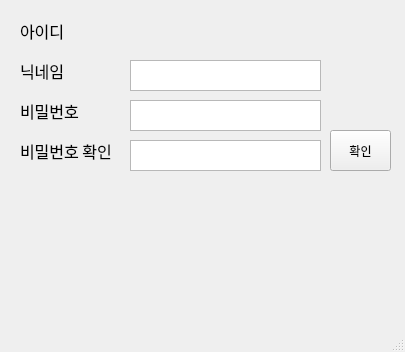
<?xml version="1.0" encoding="UTF-8"?>
<ui version="4.0">
 <class>MainWindow</class>
 <widget class="QMainWindow" name="MainWindow">
  <property name="geometry">
   <rect>
    <x>0</x>
    <y>0</y>
    <width>405</width>
    <height>352</height>
   </rect>
  </property>
  <property name="windowTitle">
   <string>MainWindow</string>
  </property>
  <widget class="QWidget" name="centralwidget">
   <widget class="QLabel" name="label_4">
    <property name="geometry">
     <rect>
      <x>20</x>
      <y>50</y>
      <width>71</width>
      <height>41</height>
     </rect>
    </property>
    <property name="font">
     <font>
      <family>맑은 고딕</family>
      <pointsize>12</pointsize>
     </font>
    </property>
    <property name="text">
     <string>닉네임</string>
    </property>
   </widget>
   <widget class="QTextEdit" name="textEdit_nick_c">
    <property name="geometry">
     <rect>
      <x>130</x>
      <y>60</y>
      <width>191</width>
      <height>31</height>
     </rect>
    </property>
   </widget>
   <widget class="QLabel" name="label_logo">
    <property name="geometry">
     <rect>
      <x>10</x>
      <y>200</y>
      <width>381</width>
      <height>121</height>
     </rect>
    </property>
    <property name="text">
     <string/>
    </property>
   </widget>
   <widget class="QLabel" name="label_3">
    <property name="geometry">
     <rect>
      <x>20</x>
      <y>130</y>
      <width>101</width>
      <height>41</height>
     </rect>
    </property>
    <property name="font">
     <font>
      <family>맑은 고딕</family>
      <pointsize>12</pointsize>
     </font>
    </property>
    <property name="text">
     <string>비밀번호 확인</string>
    </property>
   </widget>
   <widget class="QLabel" name="label">
    <property name="geometry">
     <rect>
      <x>20</x>
      <y>10</y>
      <width>51</width>
      <height>41</height>
     </rect>
    </property>
    <property name="font">
     <font>
      <family>맑은 고딕</family>
      <pointsize>12</pointsize>
     </font>
    </property>
    <property name="text">
     <string>아이디</string>
    </property>
   </widget>
   <widget class="QTextEdit" name="textEdit_pass2r_c">
    <property name="geometry">
     <rect>
      <x>130</x>
      <y>140</y>
      <width>191</width>
      <height>31</height>
     </rect>
    </property>
   </widget>
   <widget class="QTextEdit" name="textEdit_pass2_c">
    <property name="geometry">
     <rect>
      <x>130</x>
      <y>100</y>
      <width>191</width>
      <height>31</height>
     </rect>
    </property>
   </widget>
   <widget class="QPushButton" name="pushButton_change">
    <property name="geometry">
     <rect>
      <x>330</x>
      <y>130</y>
      <width>61</width>
      <height>41</height>
     </rect>
    </property>
    <property name="text">
     <string>확인</string>
    </property>
   </widget>
   <widget class="QLabel" name="label_2">
    <property name="geometry">
     <rect>
      <x>20</x>
      <y>90</y>
      <width>71</width>
      <height>41</height>
     </rect>
    </property>
    <property name="font">
     <font>
      <family>맑은 고딕</family>
      <pointsize>12</pointsize>
     </font>
    </property>
    <property name="text">
     <string>비밀번호</string>
    </property>
   </widget>
   <widget class="QLabel" name="label_ID">
    <property name="geometry">
     <rect>
      <x>130</x>
      <y>20</y>
      <width>191</width>
      <height>31</height>
     </rect>
    </property>
    <property name="text">
     <string/>
    </property>
   </widget>
  </widget>
  <widget class="QStatusBar" name="statusbar"/>
 </widget>
 <resources/>
 <connections/>
</ui>
